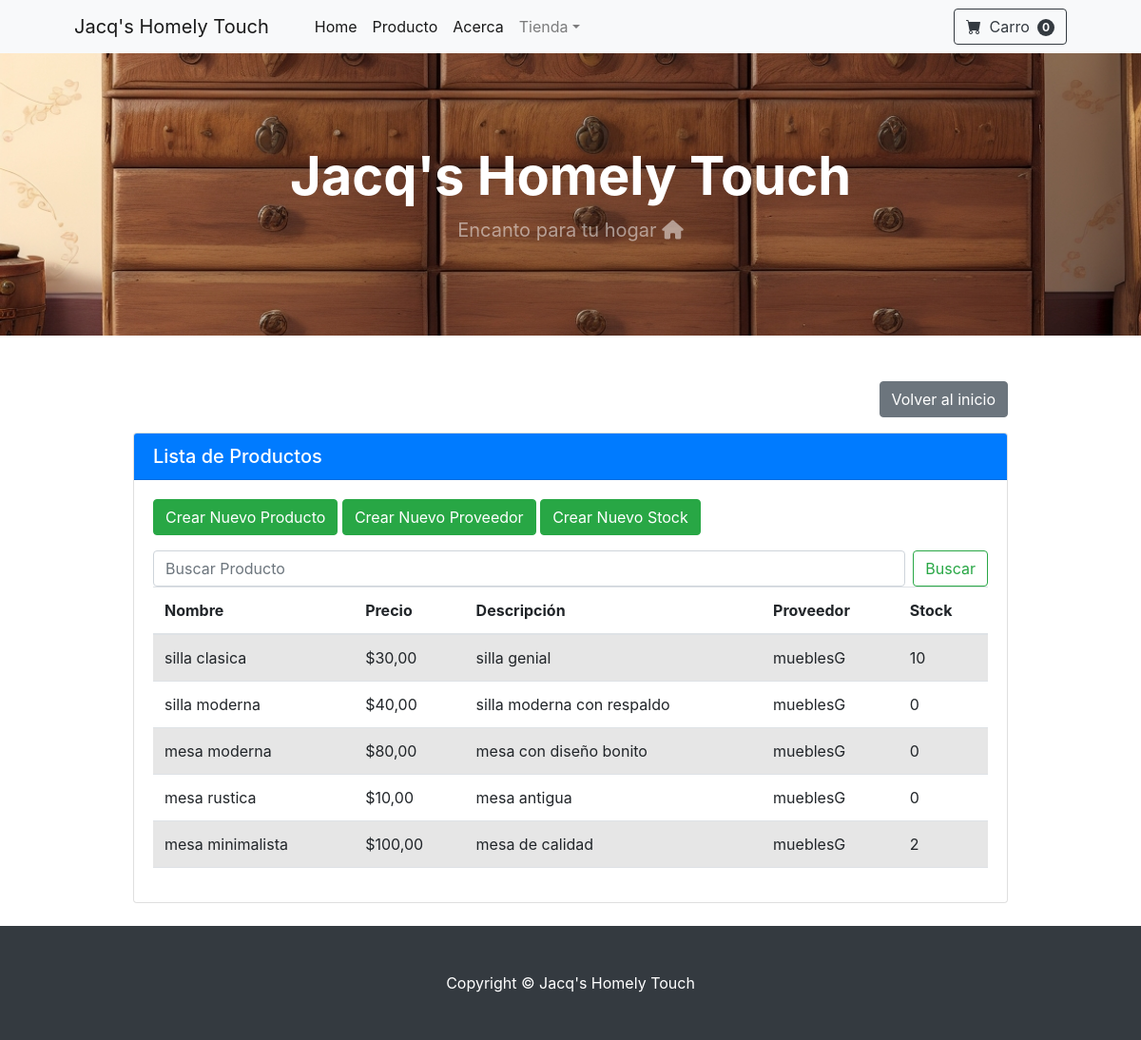
The app's page /producto/, older data.
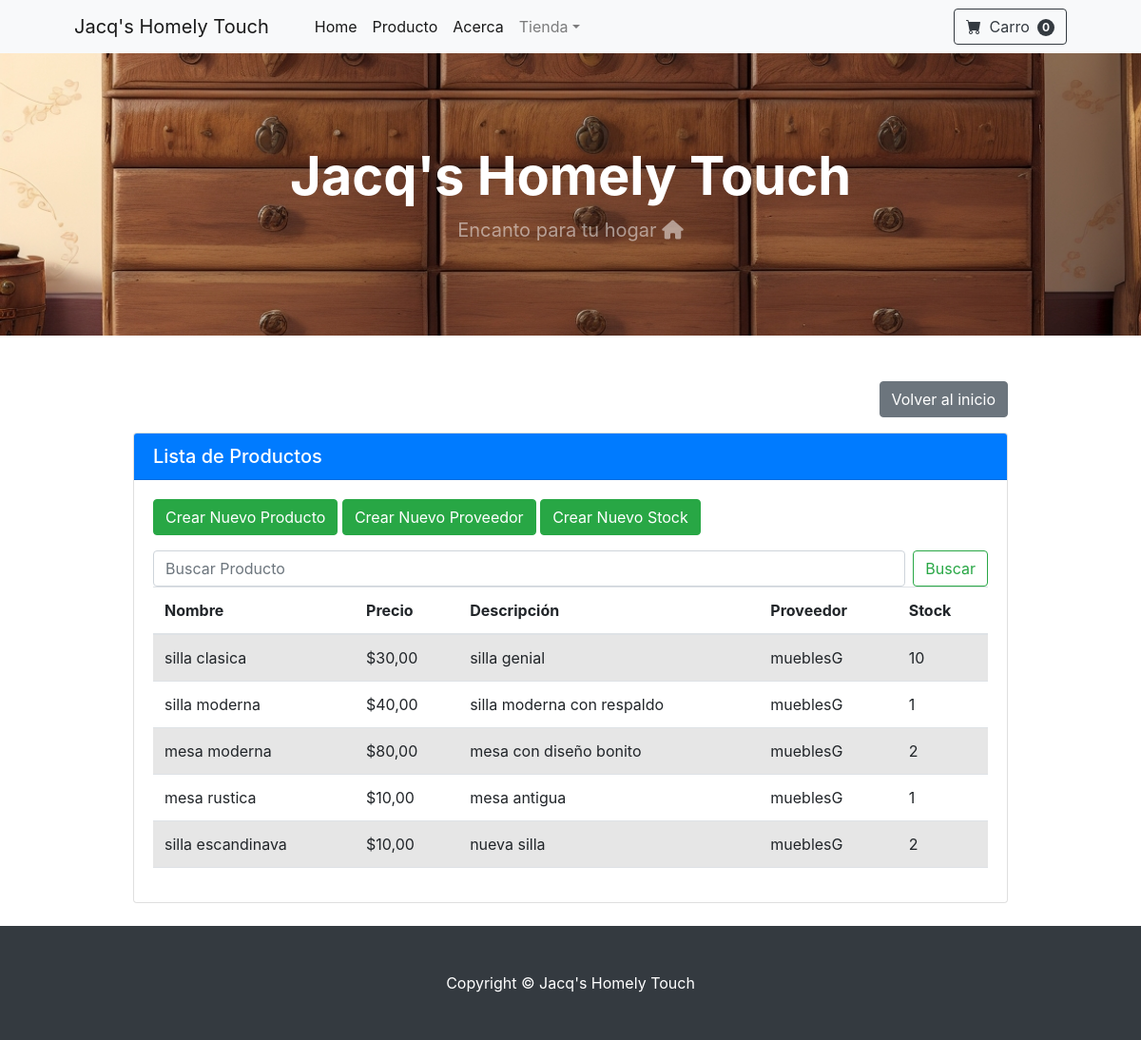
The same page, newer data.
### producto/models.py (models this page shows, shortened)
class Producto(models.Model):
    nombre = models.CharField(max_length=100)
    precio = models.DecimalField(max_digits=10, decimal_places=2)
    descripcion = models.TextField()
    foto = models.ImageField(upload_to='static/producto/img/')
    proveedor = models.ForeignKey(Proveedor, on_delete=models.CASCADE)
    stock = models.PositiveIntegerField(default=0)

class Proveedor(models.Model):
    nombre = models.CharField(max_length=100)
    direccion = models.CharField(max_length=200)
    def __str__(self):
        return self.nombre

### producto/views.py (the view)
# urls.py: path('', views.home, name="index"),
def index(request):
    form = BuscarForm()
    productos = Producto.objects.all()
    if request.method == 'POST':
        form = BuscarForm(request.POST)
        if form.is_valid():
            nombre = form.cleaned_data['nombre']
            productos = productos.filter(nombre__icontains=nombre)
    return render(request, 'producto/index.html', {'productos': productos, 'form': form})

### producto/forms.py
class BuscarForm(forms.Form):
    nombre = forms.CharField()

### producto/templates/producto/index.html (shortened to what this page needs)
{% extends 'core/base.html' %}
{% block contenido %}
    <div class="container mt-5">
        <div class="row justify-content-center">
            <div class="col-md-10">
                <div class="text-right mb-3">
                    <a href="{% url 'core:index' %}" class="btn btn-secondary">Volver al inicio</a>
                </div>
                <div class="card mb-4">
                    <div class="card-header bg-primary text-white">
                        <h5 class="mb-0">Lista de Productos</h5>
                    </div>
                    <div class="card-body">
                        <a href="{% url 'producto:crear_producto' %}" class="btn btn-success mb-3">Crear Nuevo Producto</a>
                        <a href="{% url 'producto:crear_proveedor' %}" class="btn btn-success mb-3">Crear Nuevo Proveedor</a>
                        <a href="{% url 'producto:crear_stock' %}" class="btn btn-success mb-3">Crear Nuevo Stock</a>
                        <form class="d-flex" method="post">
                            <input class="form-control me-2" type="search" name="nombre" placeholder="Buscar Producto" aria-label="Search">
                            <button class="btn btn-outline-success" type="submit">Buscar</button>
                        </form>
                        <table class="table table-striped">
                            <thead>
                                <tr>
                                    <th>Nombre</th>
                                    <th>Precio</th>
                                    <th>Descripción</th>
                                    <th>Proveedor</th>
                                    <th>Stock</th>
                                </tr>
                            </thead>
                            <tbody>
                                {% for producto in productos %}
                                    <tr>
                                        <td>{{ producto.nombre }}</td>
                                        <td>${{ producto.precio }}</td>
                                        <td>{{ producto.descripcion }}</td>
                                        <td>{{ producto.proveedor }}</td>
                                        <td>{{ producto.stock }}</td>
                                    </tr>
                                {% endfor %}
                            </tbody>
                        </table>
                    </div>
                </div>
            </div>
        </div>
    </div>
{% endblock contenido %}

### core/templates/core/base.html (shortened to what this page needs)
{% load static %}
<!DOCTYPE html>
<!DOCTYPE html>
<html lang="en">
    <head>
        <link href="https://cdn.jsdelivr.net/npm/bootstrap-icons@1.5.0/font/bootstrap-icons.css" rel="stylesheet" />
        <link href="https://cdn.jsdelivr.net/npm/bootstrap@5.2.3/dist/css/bootstrap.min.css" rel="stylesheet">
        <link href="{% static 'core/css/styles.css' %}" rel="stylesheet" />
        <link rel="stylesheet" href="https://stackpath.bootstrapcdn.com/bootstrap/4.5.2/css/bootstrap.min.css">
    </head>
<body>
    {% block navbar %}
        {% include 'core/navbar.html' %}
    {% endblock navbar %}
    {% block header %}
        {% include 'core/header.html' %}
    {% endblock header %}
    {% block contenido %}
    {% endblock contenido %}
    {% block footer %}
        {% include 'core/footer.html' %}
    {% endblock footer %}
</body>
</html>

### core/templates/core/navbar.html (shortened to what this page needs)
   <nav class="navbar navbar-expand-lg navbar-light bg-light">
    <div class="container px-4 px-lg-5">
        <a class="navbar-brand" href="{% url 'core:index' %}">Jacq's Homely Touch</a>
        <div class="collapse navbar-collapse" id="navbarSupportedContent">
            <ul class="navbar-nav me-auto mb-2 mb-lg-0 ms-lg-4">
                <li class="nav-item"><a class="nav-link active" aria-current="page" href="{% url 'core:index' %}">Home</a></li>
                <li class="nav-item"><a class="nav-link active" aria-current="page" href="{% url 'producto:index' %}">Producto</a></li>
                <li class="nav-item"><a class="nav-link active" aria-current="page" href="{% url 'core:about' %}">Acerca</a></li>
                <li class="nav-item dropdown">
                    <a class="nav-link dropdown-toggle" id="navbarDropdown" href="#" role="button" data-bs-toggle="dropdown" aria-expanded="false">Tienda</a>
                </li>
            </ul>
            <form class="d-flex">
                <button class="btn btn-outline-dark" type="submit">
                    <i class="bi-cart-fill me-1"></i>
                    Carro
                    <span class="badge bg-dark text-white ms-1 rounded-pill">0</span>
                </button>
            </form>
        </div>
    </div>
</nav>

### core/templates/core/header.html
{% load static %}
<header class="bg-dark py-5" style="background-image: url('{% static 'core/img/main.webp' %}'); background-size: cover; background-position: center;">
    <link href="https://cdnjs.cloudflare.com/ajax/libs/font-awesome/6.0.0-beta3/css/all.min.css" rel="stylesheet">
    <div class="container px-4 px-lg-5 my-5">
        <div class="text-center text-white">
            <h1 class="display-4 fw-bolder">Jacq's Homely Touch</h1>
            <p class="lead fw-normal text-white-50 mb-0">Encanto para tu hogar <i class="fas fa-home"></i>
            </p>
        </div>
    </div>
</header>

### core/templates/core/footer.html
<footer class="py-5 bg-dark">
    <div class="container"><p class="m-0 text-center text-white">Copyright &copy; Jacq's Homely Touch</p></div>
</footer>

Row changes from the older to the newer data that the page shows:
removed Producto: nombre "mesa minimalista", precio "100,00", descripcion "mesa de calidad", proveedor "mueblesG", stock "2"
changed Producto "silla moderna": stock "0" → "1"
changed Producto "mesa moderna": stock "0" → "2"
changed Producto "mesa rustica": stock "0" → "1"
added Producto: nombre "silla escandinava", precio "10,00", descripcion "nueva silla", proveedor "mueblesG", stock "2"
